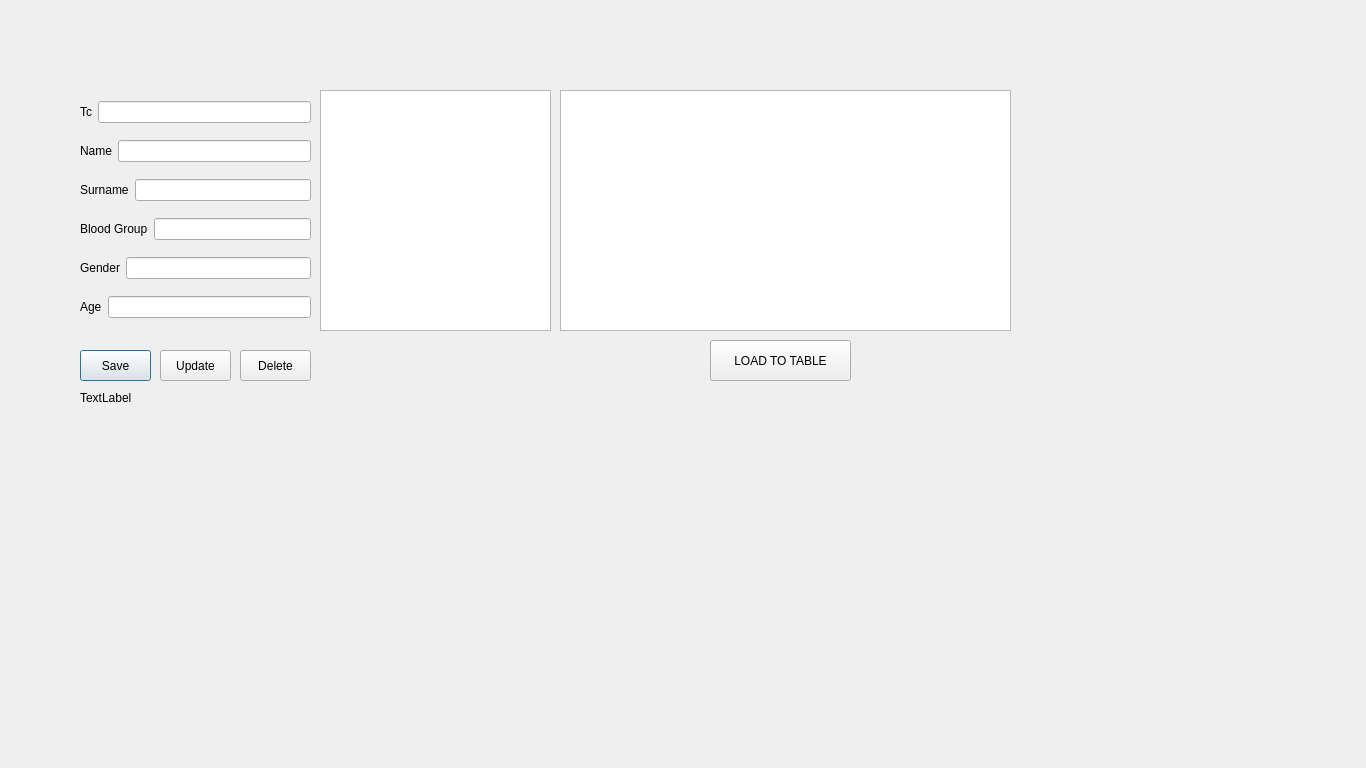
<?xml version="1.0" encoding="UTF-8"?>
<ui version="4.0">
 <class>DoctorInfo</class>
 <widget class="QDialog" name="DoctorInfo">
  <property name="geometry">
   <rect>
    <x>0</x>
    <y>0</y>
    <width>1366</width>
    <height>768</height>
   </rect>
  </property>
  <property name="windowTitle">
   <string>Dialog</string>
  </property>
  <widget class="QPushButton" name="pushButton">
   <property name="geometry">
    <rect>
     <x>80</x>
     <y>350</y>
     <width>71</width>
     <height>31</height>
    </rect>
   </property>
   <property name="text">
    <string>Save</string>
   </property>
  </widget>
  <widget class="QLabel" name="label_sec_status">
   <property name="geometry">
    <rect>
     <x>80</x>
     <y>390</y>
     <width>211</width>
     <height>16</height>
    </rect>
   </property>
   <property name="text">
    <string>TextLabel</string>
   </property>
  </widget>
  <widget class="QWidget" name="layoutWidget">
   <property name="geometry">
    <rect>
     <x>80</x>
     <y>90</y>
     <width>231</width>
     <height>241</height>
    </rect>
   </property>
   <layout class="QVBoxLayout" name="verticalLayout">
    <item>
     <layout class="QHBoxLayout" name="horizontalLayout_5">
      <item>
       <widget class="QLabel" name="label_5">
        <property name="text">
         <string>Tc</string>
        </property>
       </widget>
      </item>
      <item>
       <widget class="QLineEdit" name="txt_tc"/>
      </item>
     </layout>
    </item>
    <item>
     <layout class="QHBoxLayout" name="horizontalLayout">
      <item>
       <widget class="QLabel" name="label">
        <property name="text">
         <string>Name</string>
        </property>
       </widget>
      </item>
      <item>
       <widget class="QLineEdit" name="txt_name"/>
      </item>
     </layout>
    </item>
    <item>
     <layout class="QHBoxLayout" name="horizontalLayout_2">
      <item>
       <widget class="QLabel" name="label_2">
        <property name="text">
         <string>Surname</string>
        </property>
       </widget>
      </item>
      <item>
       <widget class="QLineEdit" name="txt_surname"/>
      </item>
     </layout>
    </item>
    <item>
     <layout class="QHBoxLayout" name="horizontalLayout_6">
      <item>
       <widget class="QLabel" name="label_6">
        <property name="text">
         <string>Blood Group</string>
        </property>
       </widget>
      </item>
      <item>
       <widget class="QLineEdit" name="txt_blood_group"/>
      </item>
     </layout>
    </item>
    <item>
     <layout class="QHBoxLayout" name="horizontalLayout_3">
      <item>
       <widget class="QLabel" name="label_3">
        <property name="text">
         <string>Gender</string>
        </property>
       </widget>
      </item>
      <item>
       <widget class="QLineEdit" name="txt_gender"/>
      </item>
     </layout>
    </item>
    <item>
     <layout class="QHBoxLayout" name="horizontalLayout_4">
      <item>
       <widget class="QLabel" name="label_4">
        <property name="text">
         <string>Age</string>
        </property>
       </widget>
      </item>
      <item>
       <widget class="QLineEdit" name="txt_age"/>
      </item>
     </layout>
    </item>
   </layout>
  </widget>
  <widget class="QPushButton" name="pushButton_Edit">
   <property name="geometry">
    <rect>
     <x>160</x>
     <y>350</y>
     <width>71</width>
     <height>31</height>
    </rect>
   </property>
   <property name="text">
    <string>Update</string>
   </property>
  </widget>
  <widget class="QPushButton" name="pushButton_Delete">
   <property name="geometry">
    <rect>
     <x>240</x>
     <y>350</y>
     <width>71</width>
     <height>31</height>
    </rect>
   </property>
   <property name="text">
    <string>Delete</string>
   </property>
  </widget>
  <widget class="QTableView" name="tableView">
   <property name="geometry">
    <rect>
     <x>560</x>
     <y>90</y>
     <width>451</width>
     <height>241</height>
    </rect>
   </property>
  </widget>
  <widget class="QPushButton" name="pushButton_load_tbl">
   <property name="geometry">
    <rect>
     <x>710</x>
     <y>340</y>
     <width>141</width>
     <height>41</height>
    </rect>
   </property>
   <property name="text">
    <string>LOAD TO TABLE</string>
   </property>
  </widget>
  <widget class="QListView" name="listView">
   <property name="geometry">
    <rect>
     <x>320</x>
     <y>90</y>
     <width>231</width>
     <height>241</height>
    </rect>
   </property>
  </widget>
 </widget>
 <resources/>
 <connections/>
</ui>
